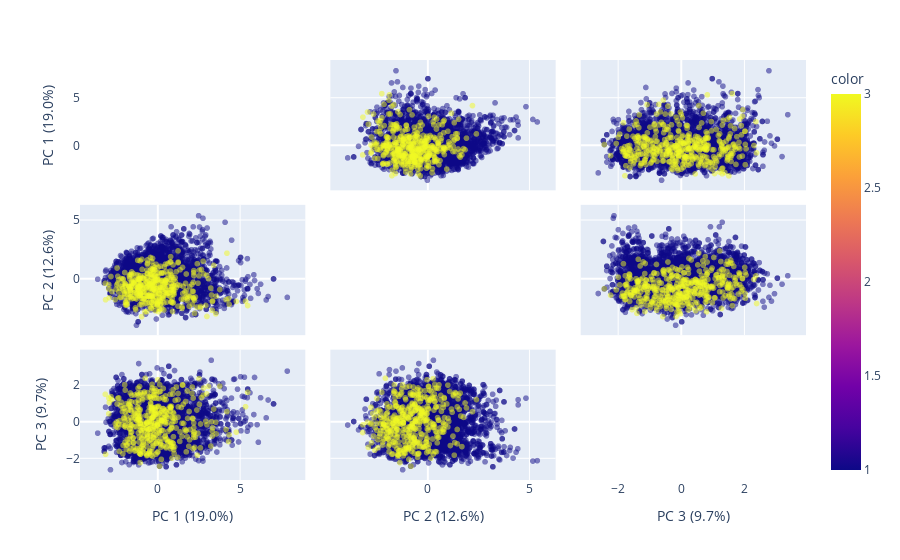

This figure's notebook cell:
### Code cell
#visualizando resultados mais detalhadamente
components = pca.fit_transform(matrix_pop)
labels = {
    str(i): f"PC {i+1} ({var:.1f}%)"
    for i, var in enumerate(pca.explained_variance_ratio_ * 100)
}

fig = px.scatter_matrix(
    components,
    labels=labels,
    dimensions=range(3),
    color=df_pop["base"],
    opacity = 0.5
)
fig.update_traces(diagonal_visible=False)
fig.show()

### Figure 1 — Plotly figure (JSON) as saved in the notebook; plotly's stock layout.template omitted (floating-point values rounded to 4 significant figures; data arrays with more than 128 entries replaced by an {"elided": "..."} marker saying what was removed)
{"data": [{"diagonal": {"visible": false}, "dimensions": [{"axis": {"matches": true}, "label": "PC 1 (19.0%)", "values": {"elided": "4453 float values"}}, {"axis": {"matches": true}, "label": "PC 2 (12.6%)", "values": {"elided": "4453 float values"}}, {"axis": {"matches": true}, "label": "PC 3 (9.7%)", "values": {"elided": "4453 float values"}}], "hovertemplate": "%{xaxis.title.text}=%{x}<br>%{yaxis.title.text}=%{y}<br>color=%{marker.color}<extra></extra>", "legendgroup": "", "marker": {"color": {"elided": "4453 int values"}, "coloraxis": "coloraxis", "opacity": 0.5, "symbol": "circle"}, "name": "", "showlegend": false, "type": "splom"}], "layout": {"coloraxis": {"colorbar": {"title": {"text": "color"}}, "colorscale": [[0, "#0d0887"], [0.1111, "#46039f"], [0.2222, "#7201a8"], [0.3333, "#9c179e"], [0.4444, "#bd3786"], [0.5556, "#d8576b"], [0.6667, "#ed7953"], [0.7778, "#fb9f3a"], [0.8889, "#fdca26"], [1, "#f0f921"]]}, "dragmode": "select", "legend": {"tracegroupgap": 0}, "margin": {"t": 60}}}
